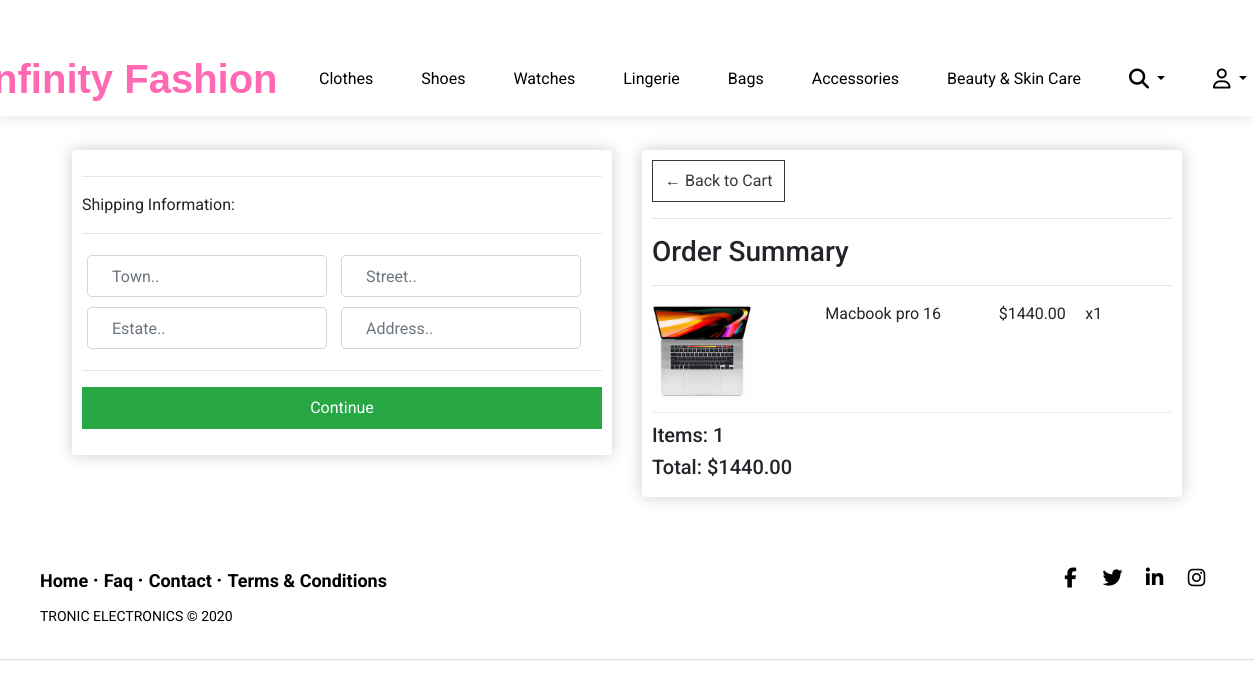
The page /checkout/ (signed in) on the database as committed earlier.
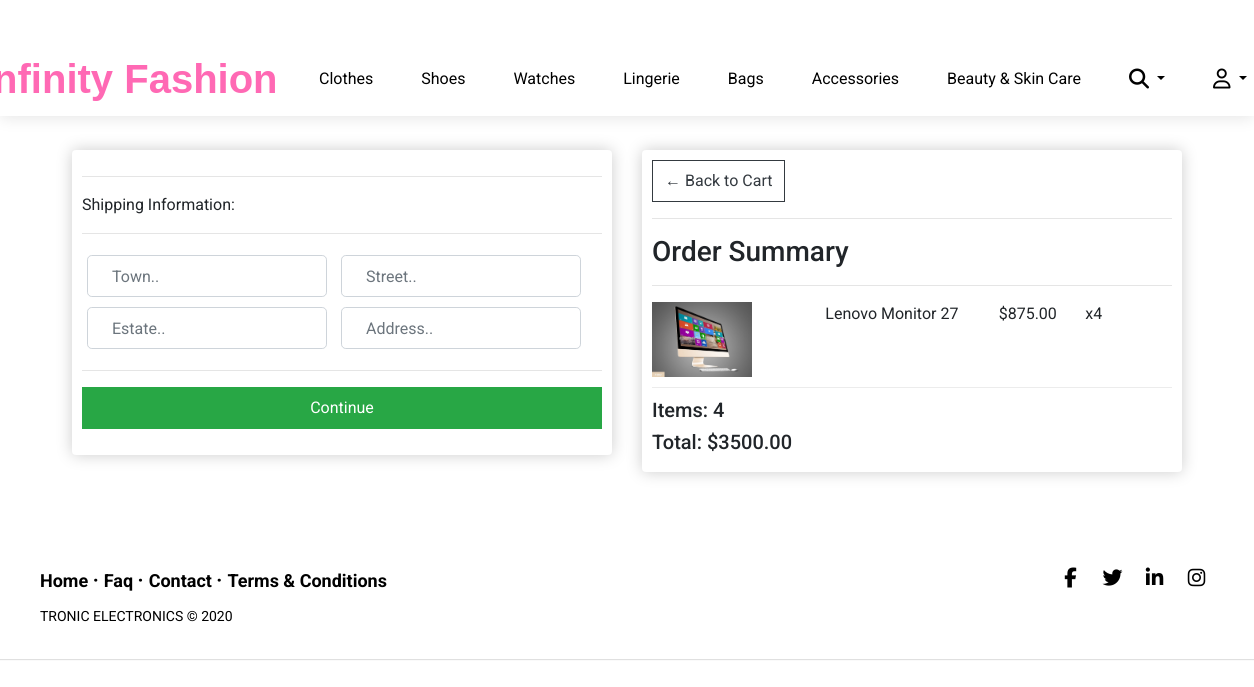
The same page on the database as committed later.
### shop/models.py (models this page shows, shortened)
class OrderItem(models.Model):
    product = models.ForeignKey(Product, on_delete=models.SET_NULL, null=True)
    order = models.ForeignKey(Order, on_delete=models.SET_NULL, null=True)
    quantity = models.IntegerField(default=0, null=True, blank=True)
    date_added = models.DateTimeField(auto_now_add=True)
    @property
    def get_total(self):
        total = self.product.price * self.quantity
        return total

class Product(models.Model):
    category_choices = (
        ('Computing', 'Computing'),
        ('Gaming', 'Gaming'),
        ('Phones', 'Phones'),
        ('TV & Vidoe', 'TV & Video'),
        ('Photography', 'Photography'),
        ('Music & Sound', 'Music & Sound'),
        ('Home Applliances', 'Home Applliances'),
        ('Office Electronics', 'Office Electronics')
    )
    name = models.CharField(max_length=100, null=False, blank=False)
    price = models.DecimalField(decimal_places=2, max_digits=7)
    description = models.CharField(max_length=150, null=True, blank=True)
    category = models.CharField(
        max_length=150, choices=category_choices, default='Computing')
    vendor = models.ForeignKey(
        Vendor, on_delete=models.SET_NULL, null=True, blank=True,)
    image = models.ImageField(null=True, blank=True)
    @property
    def imageURL(self):
        try:
            url = self.image.url
        except:
            url = ''
        return url

class Order(models.Model):
    customer = models.ForeignKey(
        Customer, on_delete=models.SET_NULL, blank=True, null=True)
    date_ordered = models.DateTimeField(auto_created=True, null=True)
    complete = models.BooleanField(default=False)
    transaction_id = models.CharField(max_length=254, null=True)
    shipping = models.BooleanField(default=True)
    @property
    def get_cart_total(self):
        orderitems = self.orderitem_set.all()
        total = sum([item.get_total for item in orderitems])
        return total
    @property
    def get_cart_items(self):
        orderitems = self.orderitem_set.all()
        total = sum([item.quantity for item in orderitems])
        return total

### shop/views.py (the view)
# urls.py: path('checkout/', CheckoutPage, name='checkout'),
def CheckoutPage(request):
    data = cartData(request)
    cartItems = data['cartItems']
    order = data['order']
    items = data['items']
    if request.user.is_authenticated:
        checkout_total = order.get_cart_total
    else:
        checkout_total = order['get_cart_total']
    context = {"data": data, "order": order, "items": items,
               "cartItems": cartItems, "checkout_total": checkout_total, }
    return render(request, 'checkout.html', context)

### shop/utils.py (called while the page is built)
def cartData(request):
    if request.user.is_authenticated:
        customer, created = Customer.objects.get_or_create(user=request.user)
        order, created = Order.objects.get_or_create(
            customer=customer, complete=False)
        items = order.orderitem_set.all()
        cartItems = order.get_cart_items
    else:
        cookieData = cookieCart(request)
        cartItems = cookieData['cartItems']
        order = cookieData['order']
        items = cookieData['items']
    return {'cartItems': cartItems, 'order': order, 'items': items}

### shop/templates/checkout.html (shortened to what this page needs)
{% extends 'base.html' %} {% load static %} {% block content %}
<div class="row">
  <div class="col-lg-6">
    <div class="box-element" id="form-wrapper">
      <form id="form">
        <div id="shipping-info">
          <hr />
          <p>Shipping Information:</p>
          <hr />
          <div class="form-field">
            <input
              class="form-control"
              type="text"
              name="town"
              placeholder="Town.."
            />
          </div>
          <div class="form-field">
            <input
              class="form-control"
              type="text"
              name="street"
              placeholder="Street.."
            />
          </div>
          <div class="form-field">
            <input
              class="form-control"
              type="text"
              name="estate"
              placeholder="Estate.."
            />
          </div>
          <div class="form-field">
            <input
              class="form-control"
              type="text"
              name="address"
              placeholder="Address.."
            />
          </div>
        </div>
        <hr />
        <input
          id="form-button"
          class="btn btn-success btn-block"
          type="submit"
          value="Continue"
        />
      </form>
    </div>
    <br />
    <br>
  </div>
  <br />
  <div class="col-lg-6">
    <div class="box-element">
      <a class="btn btn-outline-dark" href="{% url 'cart' %}">&#x2190; Back to Cart</a>
      <hr />
      <h3>Order Summary</h3>
      <hr />
      {% for item in items %}
      <div class="cart-row">
        <div style="flex: 2">
          <img class="row-image" src="{{ item.product.imageURL }}" />
        </div>
        <div style="flex: 2">
          <p>{{ item.product.name}}</p>
        </div>
        <div style="flex: 1">
          <p>${{item.product.price|floatformat:2}}</p>
        </div>
        <div style="flex: 1">
          <p>x{{item.quantity}}</p>
        </div>
      </div>
      {% endfor %}
      <h5>Items: {{order.get_cart_items}}</h5>
      <h5>Total: ${{order.get_cart_total|floatformat:2}}</h5>
    </div>
  </div>
</div>
{% endblock %}

Rows that differ between the two databases and show on the page:
removed OrderItem: product.imageURL (picture), product.name "Macbook pro 16", product.price "1440.00", quantity "1"
added OrderItem: product.imageURL (picture), product.name "Lenovo Monitor 27", product.price "875.00", quantity "4"
computed for Order: get_cart_items "1" → "4"; get_cart_total "1440.00" → "3500.00"
